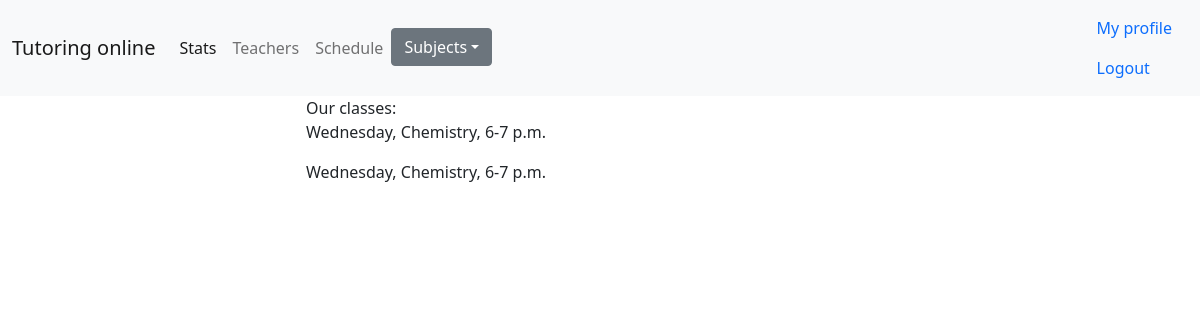
/schedule (signed in), run on the app's committed database.
### app/models.py (models this page shows, shortened)
class Classes(db.Model):
  __tablename__ = "classes"
  id = db.Column(db.Integer, primary_key=True)
  weekday = db.Column(db.String)
  subject = db.Column(db.String)
  teacher_id = db.Column(db.ForeignKey('teachers.id'))
  hour = db.Column(db.String)
  students = db.relationship("Student", secondary=association_class_student_table, back_populates='classes',
                             lazy='dynamic')

### app/main/routes.py (the view)
@main.route('/schedule')
def schedule_page():
  classes = Classes.query.all()
  return render_template('schedule.html', classes=classes)

### app/models.py (called while the page is built)
@login_manager.user_loader
def load_user(user_id):
  return User.query.get(int(user_id))

### app/templates/schedule.html (shortened to what this page needs)
<!DOCTYPE html>
{% extends "layout.html" %}
{% block content %}
<head>
</head>
<body>
Our classes:
{% for t in classes %}
<p>{{t.weekday}}, {{t.subject}}, {{t.hour}}</p>
{% endfor %}
</body>
{% endblock content %}

### data on the page
Classes: weekday "Wednesday", subject "Chemistry", hour "6-7 p.m."
Classes: weekday "Wednesday", subject "Chemistry", hour "6-7 p.m."
